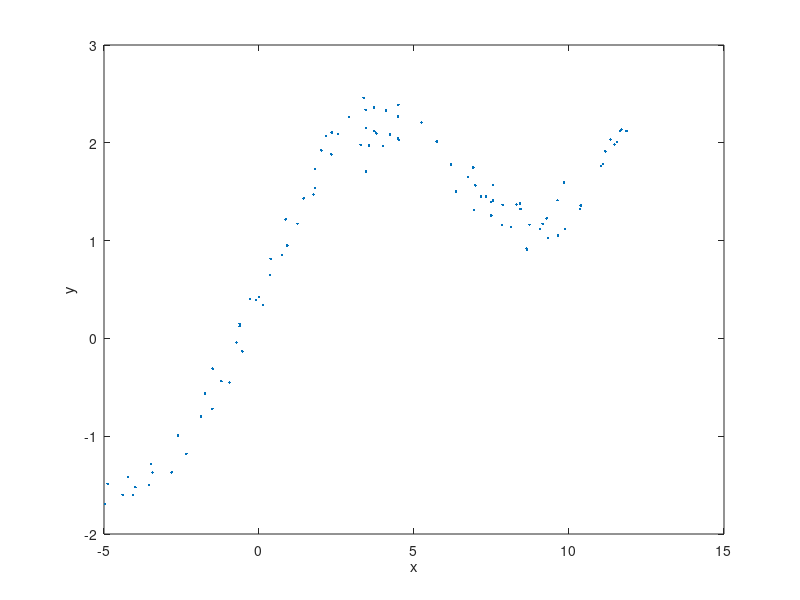

This figure's MATLAB source: (Note: this script raises an error after producing the figure.)
X = load('q3x.dat');
y = load('q3y.dat');

m = length(y);

%adding the intercept term
X = [ones(m,1) X];


%--------------------- a -----------------------
theta = zeros(size(X,2),1);

% analytical solution of theta
theta = pinv(transpose(X)*X)*transpose(X)*y;
disp('theta is as follows');
theta
hold off;
plot(X(:,2),y,'.');
xlabel('x');
ylabel('y');
hold;

% extracting two points to define the line 
  plot_x = [min(X(:,2))-0.5,  max(X(:,2))+0.5];

% calculating decision boundary
  plot_y = theta(1) + theta(2)*plot_x;

plot(plot_x, plot_y);

%-----------------------------------------------
hold off;
disp(' press enter to continue...')
pause;

%--------------------- b -----------------------------------------------
disp('plotting graph');
pause(1);

datapoints = X(:,2);
querypoints = linspace(plot_x(1), plot_x(2), 100);

plot(X(:,2),y,'.');
xlabel('x');
ylabel('y');
hold;

t = 0.8;

for i=1:length(querypoints)
	weight = weights(datapoints,querypoints(i), t);
	theta = pinv(transpose(X) * weight * X) * transpose(X) * weight * y;
	prediction = transpose(theta) * [1;querypoints(i)];
	%pause (0.1);
	plot(querypoints(i),prediction,'x');
end

%-------------------------------------------------------------------------
hold off;
disp('press enter to continue to part c');
pause;
%--------------------- c -----------------------------------------------
taus = [0.1 0.3 2 10]; 
for z=1:4
	t = taus(z)
hold off;
figure();
disp('plotting graph');
pause(1);

datapoints = X(:,2);
querypoints = linspace(plot_x(1), plot_x(2), 100);

plot(X(:,2),y,'.');
xlabel('x');
ylabel('y');
title(t);
hold;

%t = 0.8;

for i=1:length(querypoints)
	weight = weights(datapoints,querypoints(i), t);
	theta = pinv(transpose(X) * weight * X) * transpose(X) * weight * y;
	prediction = transpose(theta) * [1;querypoints(i)];
	%pause (0.1);
	plot(querypoints(i),prediction,'x');
end
pause;
end;



